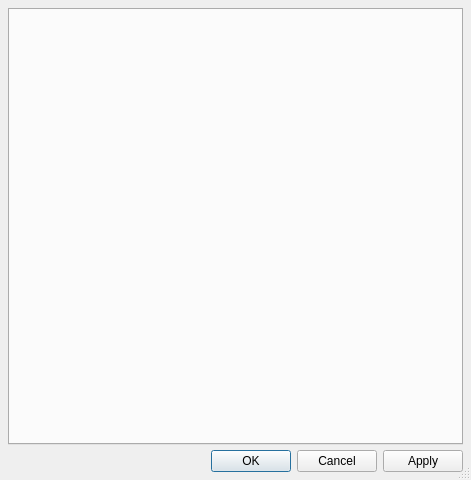
<?xml version="1.0" encoding="UTF-8"?>
<ui version="4.0">
 <class>ConfigWindow</class>
 <widget class="QDialog" name="ConfigWindow">
  <property name="geometry">
   <rect>
    <x>0</x>
    <y>0</y>
    <width>471</width>
    <height>480</height>
   </rect>
  </property>
  <property name="windowTitle">
   <string>Plover: Configuration</string>
  </property>
  <property name="windowIcon">
   <iconset resource="resources.qrc">
    <normaloff>:/resources/plover.png</normaloff>:/resources/plover.png</iconset>
  </property>
  <property name="sizeGripEnabled">
   <bool>true</bool>
  </property>
  <layout class="QGridLayout" name="gridLayout">
   <item row="0" column="0">
    <widget class="QTabWidget" name="tabs">
     <property name="currentIndex">
      <number>-1</number>
     </property>
    </widget>
   </item>
   <item row="1" column="0">
    <widget class="QDialogButtonBox" name="buttons">
     <property name="orientation">
      <enum>Qt::Horizontal</enum>
     </property>
     <property name="standardButtons">
      <set>QDialogButtonBox::Apply|QDialogButtonBox::Cancel|QDialogButtonBox::Ok</set>
     </property>
    </widget>
   </item>
  </layout>
 </widget>
 <layoutdefault spacing="5" margin="8"/>
 <resources>
  <include location="resources.qrc"/>
 </resources>
 <connections>
  <connection>
   <sender>buttons</sender>
   <signal>accepted()</signal>
   <receiver>ConfigWindow</receiver>
   <slot>accept()</slot>
   <hints>
    <hint type="sourcelabel">
     <x>248</x>
     <y>254</y>
    </hint>
    <hint type="destinationlabel">
     <x>157</x>
     <y>274</y>
    </hint>
   </hints>
  </connection>
  <connection>
   <sender>buttons</sender>
   <signal>rejected()</signal>
   <receiver>ConfigWindow</receiver>
   <slot>reject()</slot>
   <hints>
    <hint type="sourcelabel">
     <x>316</x>
     <y>260</y>
    </hint>
    <hint type="destinationlabel">
     <x>286</x>
     <y>274</y>
    </hint>
   </hints>
  </connection>
 </connections>
</ui>
